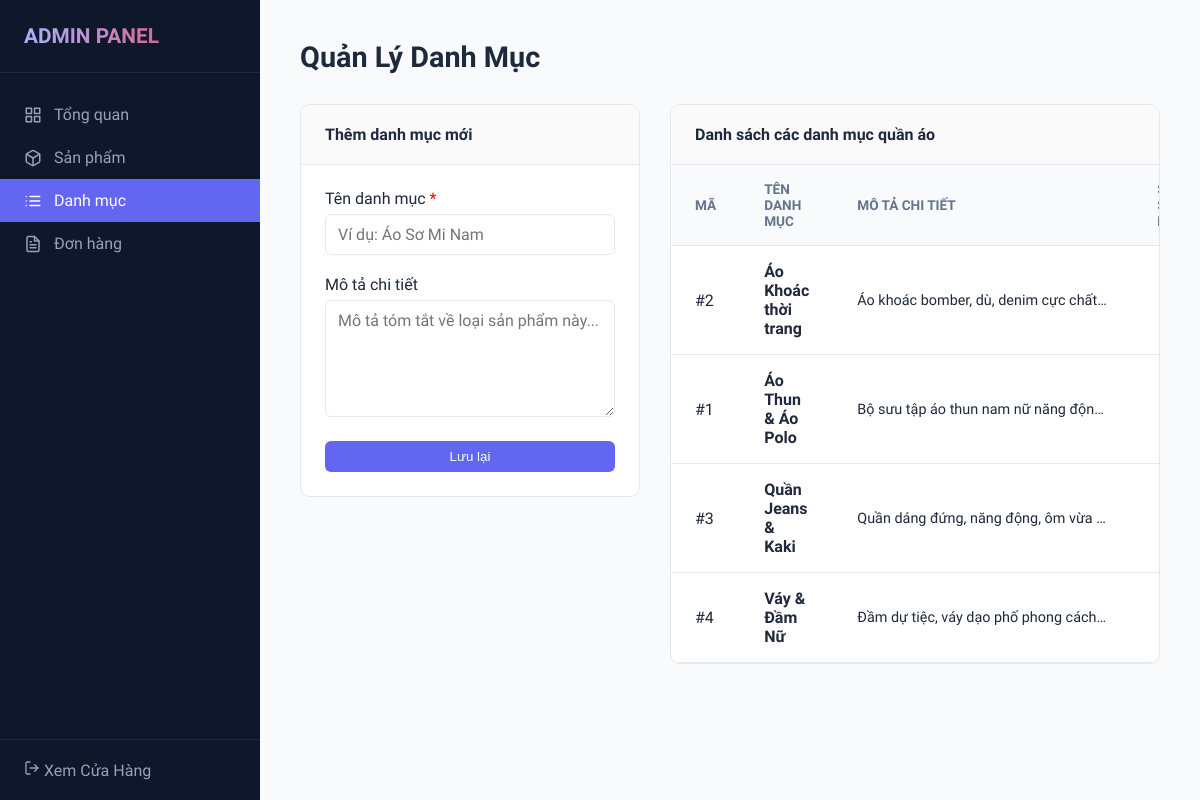
The app's page /admin/categories.php with its own data.
### tables this page shows
CREATE TABLE IF NOT EXISTS `categories` (
  `id` INT AUTO_INCREMENT PRIMARY KEY,
  `name` VARCHAR(255) NOT NULL,
  `description` TEXT,
  `created_at` TIMESTAMP DEFAULT CURRENT_TIMESTAMP
);

### src/admin/categories.php (the view, shortened to what this page needs)
<?php
require_once '../config/database.php';
$action = isset($_GET['action']) ? $_GET['action'] : '';
$edit_category = null;
$categories_stmt = $pdo->query("SELECT c.*, COUNT(p.id) as total_products FROM categories c LEFT JOIN products p ON c.id = p.category_id GROUP BY c.id ORDER BY c.name ASC");
$categories = $categories_stmt->fetchAll();
?>
<!DOCTYPE html>
<html lang="vi">
<head>
    <link rel="stylesheet" href="../assets/css/admin.css">
</head>
<body>
    <?php include '../includes/admin_sidebar.php'; ?>
    <div class="admin-content">
        <div class="admin-header-row">
            <h1>Quản Lý Danh Mục</h1>
        </div>
        <div style="display: grid; grid-template-columns: 340px 1fr; gap: 30px; align-items: start;">
            <div class="admin-card">
                <div class="admin-card-header">
                    <?php echo $action === 'edit' ? 'Sửa danh mục' : 'Thêm danh mục mới'; ?>
                </div>
                <form action="categories.php<?php echo $action === 'edit' ? '?id=' . $edit_category['id'] : ''; ?>" method="POST" class="admin-form">
                    <div class="form-group">
                        <label for="name">Tên danh mục <span style="color:red;">*</span></label>
                        <input type="text" name="name" id="name" class="form-control" required value="<?php echo $action === 'edit' ? htmlspecialchars($edit_category['name']) : ''; ?>" placeholder="Ví dụ: Áo Sơ Mi Nam">
                    </div>
                    <div class="form-group">
                        <label for="description">Mô tả chi tiết</label>
                        <textarea name="description" id="description" rows="5" class="form-control" placeholder="Mô tả tóm tắt về loại sản phẩm này..."></textarea>
                    </div>
                    <div style="display: flex; gap: 10px;">
                        <button type="submit" class="btn btn-primary" style="flex-grow: 1;">Lưu lại</button>
                    </div>
                </form>
            </div>
            <div class="admin-card">
                <div class="admin-card-header">Danh sách các danh mục quần áo</div>
                <div class="admin-table-wrapper">
                    <table class="admin-table">
                        <thead>
                            <tr>
                                <th style="width: 60px;">Mã</th>
                                <th>Tên danh mục</th>
                                <th>Mô tả chi tiết</th>
                                <th style="width: 140px;">Số sản phẩm</th>
                            </tr>
                        </thead>
                        <tbody>
                            <?php if (count($categories) > 0): ?>
                                <?php foreach ($categories as $cat): ?>
                                    <tr>
                                        <td>#<?php echo $cat['id']; ?></td>
                                        <td><strong><?php echo htmlspecialchars($cat['name']); ?></strong></td>
                                        <td style="color: var(--text-muted); font-size: 0.9rem; max-width: 300px; overflow: hidden; text-overflow: ellipsis; white-space: nowrap;">
                                            <?php echo htmlspecialchars($cat['description']); ?>
                                        </td>
                                        <td style="text-align: center; font-weight: 500;">
                                        </td>
                                    </tr>
                                <?php endforeach; ?>
                            <?php endif; ?>
                        </tbody>
                    </table>
                </div>
            </div>
        </div>
    </div>
</body>
</html>

### src/includes/admin_sidebar.php (shortened to what this page needs)
<?php
$current_page = basename($_SERVER['PHP_SELF']);
?>
<aside class="admin-sidebar">
    <div class="sidebar-header">
        <h2>ADMIN PANEL</h2>
    </div>
    <ul class="sidebar-menu">
        <li class="<?php echo $current_page === 'index.php' ? 'active' : ''; ?>">
            <a href="index.php">
                <span>Tổng quan</span>
            </a>
        </li>
        <li class="<?php echo $current_page === 'products.php' ? 'active' : ''; ?>">
            <a href="products.php">
                <span>Sản phẩm</span>
            </a>
        </li>
        <li class="<?php echo $current_page === 'categories.php' ? 'active' : ''; ?>">
            <a href="categories.php">
                <span>Danh mục</span>
            </a>
        </li>
        <li class="<?php echo $current_page === 'orders.php' ? 'active' : ''; ?>">
            <a href="orders.php">
                <span>Đơn hàng</span>
            </a>
        </li>
    </ul>
    <div class="sidebar-footer">
        <a href="../index.php">
            <span>Xem Cửa Hàng</span>
        </a>
    </div>
</aside>

### src/assets/css/admin.css (style rules this page uses)
* { box-sizing: border-box; margin: 0; padding: 0; }
body { font-family: 'Be Vietnam Pro', 'Segoe UI', Tahoma, Geneva, Verdana, sans-serif; background-color: #f8fafc; color: #1e293b; display: flex; min-height: 100vh; }
.admin-sidebar { width: 260px; background-color: #0f172a; color: white; display: flex; flex-direction: column; position: fixed; height: 100vh; left: 0; top: 0; z-index: 10; }
.sidebar-header { padding: 24px; border-bottom: 1px solid rgba(255,255,255,0.08); }
.sidebar-header h2 { font-size: 1.3rem; font-weight: 700; background: linear-gradient(to right, #a5b4fc, #f43f5e); -webkit-background-clip: text; -webkit-text-fill-color: transparent; }
.sidebar-menu { list-style: none; padding: 20px 0; flex-grow: 1; }
.sidebar-menu li a { display: flex; align-items: center; padding: 12px 24px; color: #94a3b8; text-decoration: none; font-weight: 500; gap: 12px; }
.sidebar-menu li.active a { color: white; background-color: #6366f1; }
.sidebar-footer { padding: 20px 24px; border-top: 1px solid rgba(255,255,255,0.08); }
.sidebar-footer a { color: #94a3b8; text-decoration: none; }
.admin-content { margin-left: 260px; padding: 40px; flex-grow: 1; }
.admin-header-row { display: flex; justify-content: space-between; align-items: center; margin-bottom: 30px; }
.admin-header-row h1 { font-size: 1.8rem; font-weight: 700; }
.admin-card { background: white; border-radius: 10px; border: 1px solid #e2e8f0; margin-bottom: 30px; overflow: hidden; }
.admin-card-header { padding: 20px 24px; border-bottom: 1px solid #e2e8f0; font-weight: 600; background: #fafafa; }
.admin-table { width: 100%; border-collapse: collapse; }
.admin-table th, .admin-table td { padding: 16px 24px; border-bottom: 1px solid #e2e8f0; text-align: left; }
.admin-table th { background: #f8fafc; font-weight: 600; color: #64748b; font-size: 0.85rem; text-transform: uppercase; }
.btn { display: inline-block; padding: 8px 16px; border-radius: 6px; font-weight: 500; text-decoration: none; border: none; cursor: pointer; }
.btn-primary { background: #6366f1; color: white; }
.admin-form { padding: 24px; }
.form-group { margin-bottom: 20px; }
.form-group label { display: block; margin-bottom: 6px; font-weight: 500; }
.form-control { width: 100%; padding: 10px 12px; border: 1px solid #e2e8f0; border-radius: 6px; font-family: inherit; font-size: 1rem; }

### records on screen
categories: id "2", name "Áo Khoác thời trang", description "Áo khoác bomber, dù, denim cực chất…"
categories: id "1", name "Áo Thun & Áo Polo", description "Bộ sưu tập áo thun nam nữ năng độn…"
categories: id "3", name "Quần Jeans & Kaki", description "Quần dáng đứng, năng động, ôm vừa…"
categories: id "4", name "Váy & Đầm Nữ", description "Đầm dự tiệc, váy dạo phố phong cách…"
